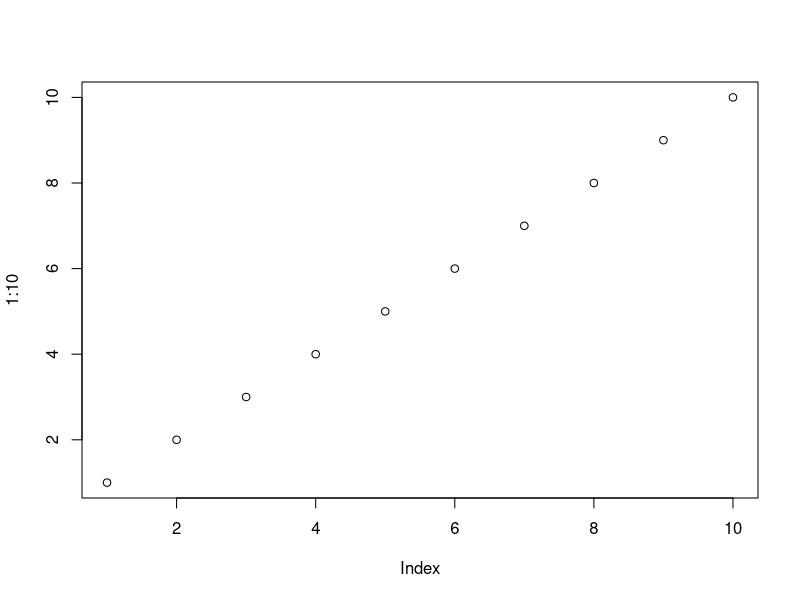
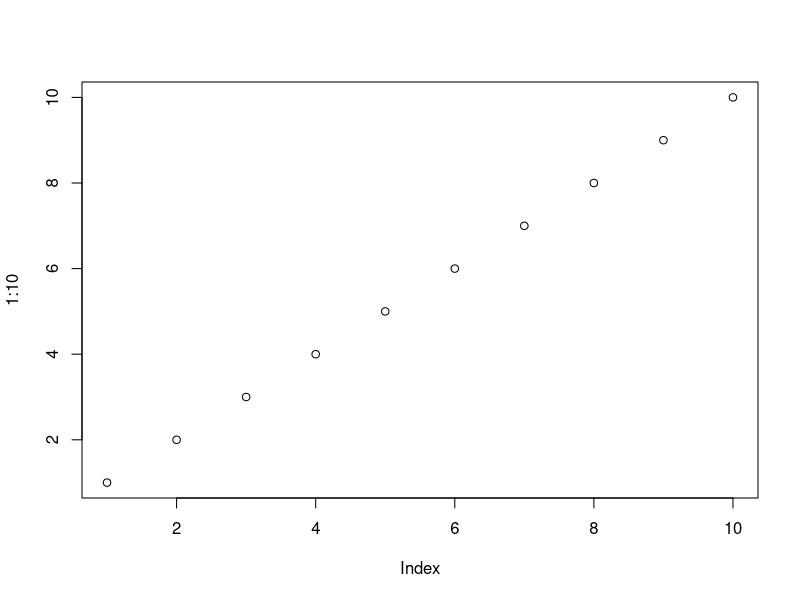
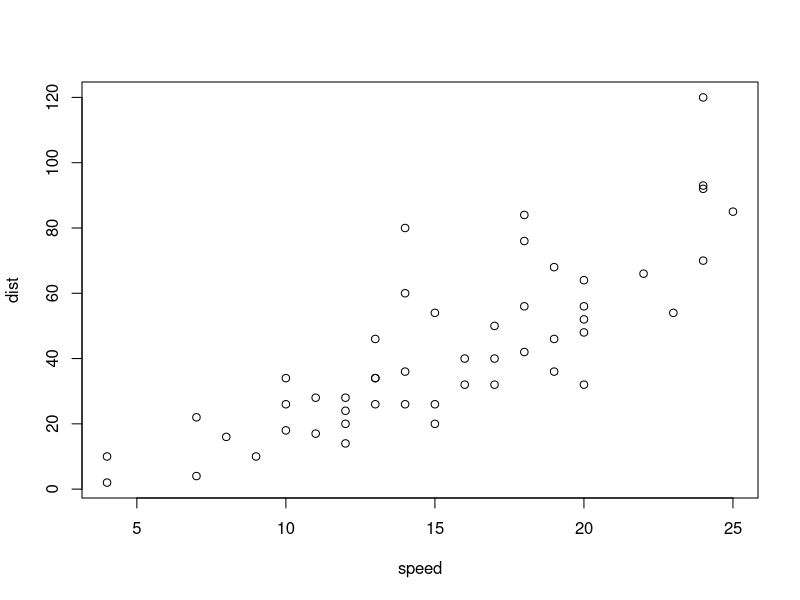
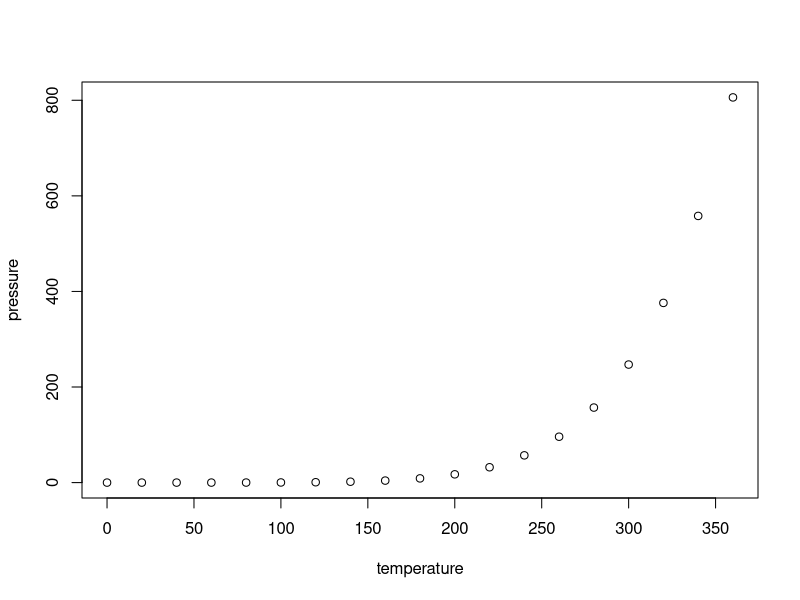

Reproduce these figures in R, in order.
## ---- chunk 1
#| label: fig-dummy
#| fig-cap: "dummy figure"
plot(1:10)
## ---- chunk 2
plot(1:10)
## ---- chunk 3
#| label: fig-subfigs-1
#| fig-cap: Cars
#| fig-width: 2
#| fig-height: 3
plot(cars)
## ---- chunk 4
#| label: fig-subfigs-2
#| fig-cap: Pressure
#| fig-width: 2
#| fig-height: 3
plot(pressure)
